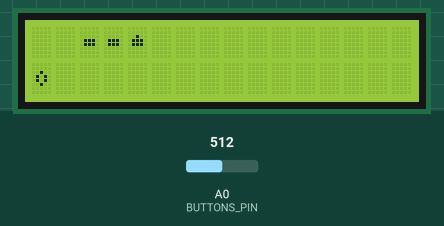
Recording of a sketch running on a simulated Arduino Uno, built with avr-gcc and run on an emulated ATmega328P. On the bench: 16×2 character LCD. The inputs (shaded band) are chosen by the test bench; at power-on: A0 (BUTTONS_PIN) = 512. Random numbers use the default seed unless the sketch sets one.

Above: at 1.5 s.
1.6 s: A0 (BUTTONS_PIN) set to 340
3.1 s: A0 (BUTTONS_PIN) set to 486
4.6 s: A0 (BUTTONS_PIN) set to 511
At 5.05 s:
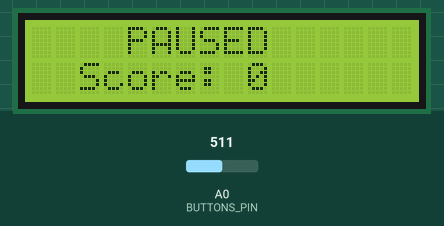
6.7 s: A0 (BUTTONS_PIN) set to 306
At 7.3 s:
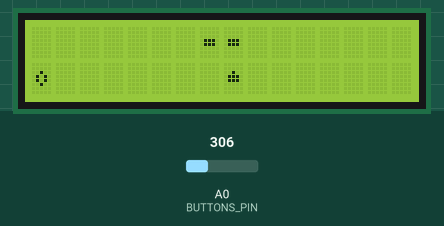
9.7 s: A0 (BUTTONS_PIN) set to 336
11.6 s: A0 (BUTTONS_PIN) set to 365
At 12.68 s:
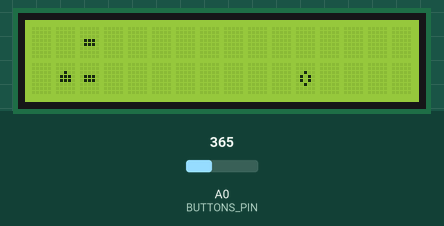
At 13.3 s:
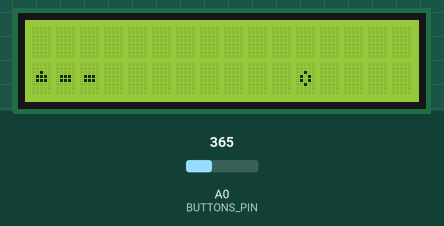
Timing chart, 0 to 14.8 s (numbered marks = the images above; inputs shaded):
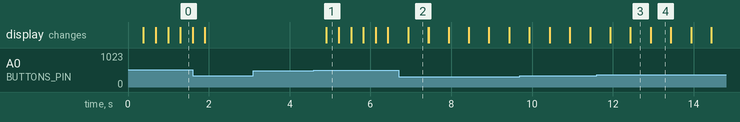

The sketch:

snake.ino
```cpp
/**
 * Snake Game for Arduino with LCD Keypad Shield
 *
 * Controls:
 * - UP: Move snake up
 * - DOWN: Move snake down
 * - LEFT: Move snake left
 * - RIGHT: Move snake right
 * - SELECT: Pause/Resume game
 */

 #include <LiquidCrystal.h>

 // Define LCD pins for the LCD Keypad Shield
 const int RS = 8, EN = 9, D4 = 4, D5 = 5, D6 = 6, D7 = 7;
 LiquidCrystal lcd(RS, EN, D4, D5, D6, D7);

 // Custom characters
 byte snakeBody[8] = {
   B00000,
   B00000,
   B00000,
   B01110,
   B01110,
   B00000,
   B00000,
   B00000
 };

 byte snakeHead[8] = {
   B00000,
   B00000,
   B00100,
   B01110,
   B01110,
   B00000,
   B00000,
   B00000
 };

 byte food[8] = {
   B00000,
   B00000,
   B00100,
   B01010,
   B01010,
   B00100,
   B00000,
   B00000
 };

 // Button read analog pin
 const int BUTTONS_PIN = A0;

 // Button values
 const int BTN_RIGHT_VAL = 0;
 const int BTN_UP_VAL = 100;
 const int BTN_DOWN_VAL = 255;
 const int BTN_LEFT_VAL = 400;
 const int BTN_SELECT_VAL = 640;
 const int BTN_NONE_VAL = 1023;

 // Game constants
 const int LCD_WIDTH = 16;
 const int LCD_HEIGHT = 2;
 const int MAX_SNAKE_LENGTH = 20;
 const unsigned long INITIAL_SPEED = 500; // milliseconds between moves
 const unsigned long MIN_SPEED = 150; // fastest speed

 // Game state
 enum Direction { UP, DOWN, LEFT, RIGHT, NONE };
 Direction currentDirection = NONE;
 Direction lastDirection = NONE;

 // Snake coordinates (max length = 20)
 int snakeX[MAX_SNAKE_LENGTH];
 int snakeY[MAX_SNAKE_LENGTH];
 int snakeLength;

 // Food coordinates
 int foodX;
 int foodY;

 // Game variables
 unsigned long lastMoveTime = 0;
 unsigned long moveDelay;
 int score;
 bool gameOver;
 bool gamePaused;

 void setup() {
   // Initialize LCD
   lcd.begin(LCD_WIDTH, LCD_HEIGHT);

   // Create custom characters
   lcd.createChar(0, snakeBody);
   lcd.createChar(1, snakeHead);
   lcd.createChar(2, food);

   // Initialize analog input for buttons
   pinMode(BUTTONS_PIN, INPUT);

   // Seed random number generator
   randomSeed(analogRead(A1));

   // Show welcome message
   showWelcomeScreen();
   waitForButtonPress();

   // Initialize game
   initializeGame();
 }

 void loop() {
   if (!gameOver && !gamePaused) {
     // Read button input
     readButtons();

     // Update game at specified intervals
     unsigned long currentTime = millis();
     if (currentTime - lastMoveTime >= moveDelay) {
       lastMoveTime = currentTime;
       updateGame();
     }
   } else if (gameOver) {
     // Wait for button press to restart
     if (readAnyButton()) {
       initializeGame();
     }
   } else if (gamePaused) {
     // Check for unpause (SELECT button)
     int button = getButton();
     if (button == BTN_SELECT_VAL) {
       gamePaused = false;
       delay(300); // Debounce
       drawGame();
     }
   }
 }

 void readButtons() {
   int button = getButton();

   // Handle direction buttons
   if (button == BTN_UP_VAL && lastDirection != DOWN) {
     currentDirection = UP;
   } else if (button == BTN_DOWN_VAL && lastDirection != UP) {
     currentDirection = DOWN;
   } else if (button == BTN_LEFT_VAL && lastDirection != RIGHT) {
     currentDirection = LEFT;
   } else if (button == BTN_RIGHT_VAL && lastDirection != LEFT) {
     currentDirection = RIGHT;
   } else if (button == BTN_SELECT_VAL) {
     gamePaused = true;
     lcd.clear();
     lcd.setCursor(4, 0);
     lcd.print("PAUSED");
     lcd.setCursor(2, 1);
     lcd.print("Score: ");
     lcd.print(score);
     delay(300); // Debounce
   }
 }

 int getButton() {
   int buttonValue = analogRead(BUTTONS_PIN);

   // Return approximate button value
   if (buttonValue < 50) return BTN_RIGHT_VAL;
   if (buttonValue < 150) return BTN_UP_VAL;
   if (buttonValue < 350) return BTN_DOWN_VAL;
   if (buttonValue < 500) return BTN_LEFT_VAL;
   if (buttonValue < 850) return BTN_SELECT_VAL;

   return BTN_NONE_VAL;
 }

 bool readAnyButton() {
   return getButton() != BTN_NONE_VAL;
 }

 void waitForButtonPress() {
   // Wait until a button is pressed
   while (!readAnyButton()) {
     delay(100);
   }
   delay(300); // Debounce
 }

 void showWelcomeScreen() {
   lcd.clear();
   lcd.setCursor(4, 0);
   lcd.print("SNAKE");
   lcd.setCursor(0, 1);
   lcd.print("Press any button");
 }

 void initializeGame() {
   // Reset game variables
   snakeLength = 3;
   score = 0;
   gameOver = false;
   gamePaused = false;
   moveDelay = INITIAL_SPEED;
   currentDirection = RIGHT;
   lastDirection = RIGHT;

   // Initialize snake position (start from left side)
   for (int i = 0; i < snakeLength; i++) {
     snakeX[i] = 2 - i;
     snakeY[i] = 0;
   }

   // Place initial food
   placeFood();

   // Draw initial state
   drawGame();
 }

 void placeFood() {
   bool validPosition;

   // Keep trying positions until we find one that's not on the snake
   do {
     validPosition = true;
     foodX = random(0, LCD_WIDTH);
     foodY = random(0, LCD_HEIGHT);

     // Check if food overlaps with the snake
     for (int i = 0; i < snakeLength; i++) {
       if (foodX == snakeX[i] && foodY == snakeY[i]) {
         validPosition = false;
         break;
       }
     }
   } while (!validPosition);
 }

 void updateGame() {
   // Save last direction
   lastDirection = currentDirection;

   // Calculate new head position
   int newHeadX = snakeX[0];
   int newHeadY = snakeY[0];

   // Update based on direction
   switch (currentDirection) {
     case UP:
       newHeadY--;
       break;
     case DOWN:
       newHeadY++;
       break;
     case LEFT:
       newHeadX--;
       break;
     case RIGHT:
       newHeadX++;
       break;
     case NONE:
       return;
   }

   // Check for wrap-around
   if (newHeadX < 0) newHeadX = LCD_WIDTH - 1;
   if (newHeadX >= LCD_WIDTH) newHeadX = 0;
   if (newHeadY < 0) newHeadY = LCD_HEIGHT - 1;
   if (newHeadY >= LCD_HEIGHT) newHeadY = 0;

   // Check for collision with self
   for (int i = 0; i < snakeLength; i++) {
     if (newHeadX == snakeX[i] && newHeadY == snakeY[i]) {
       gameOver = true;
       showGameOver();
       return;
     }
   }

   // Check for food collision
   bool ate = (newHeadX == foodX && newHeadY == foodY);

   // Move snake (shift all elements)
   if (!ate) {
     // Clear last segment position on screen
     lcd.setCursor(snakeX[snakeLength-1], snakeY[snakeLength-1]);
     lcd.print(" ");
   } else {
     // Increase length if food was eaten
     if (snakeLength < MAX_SNAKE_LENGTH) {
       snakeLength++;
     }
     score += 10;

     // Place new food
     placeFood();

     // Increase speed (decrease delay)
     moveDelay = max(MIN_SPEED, INITIAL_SPEED - (score / 10) * 20);
   }

   // Shift snake body positions
   for (int i = snakeLength - 1; i > 0; i--) {
     snakeX[i] = snakeX[i-1];
     snakeY[i] = snakeY[i-1];
   }

   // Set new head position
   snakeX[0] = newHeadX;
   snakeY[0] = newHeadY;

   // Update display
   drawGame();
 }

 void drawGame() {
   // Clear LCD (optional, can be more efficient by only updating changed positions)
   lcd.clear();

   // Draw snake
   for (int i = 0; i < snakeLength; i++) {
     lcd.setCursor(snakeX[i], snakeY[i]);
     if (i == 0) {
       // Draw head
       lcd.write(byte(1));
     } else {
       // Draw body
       lcd.write(byte(0));
     }
   }

   // Draw food
   lcd.setCursor(foodX, foodY);
   lcd.write(byte(2));
 }

 void showGameOver() {
   lcd.clear();
   lcd.setCursor(3, 0);
   lcd.print("GAME OVER");
   lcd.setCursor(0, 1);
   lcd.print("Score: ");
   lcd.print(score);
 }
```

Measured:
- the behaviour switches between 349 and 350 on A0 (BUTTONS_PIN) (found by bisection; images 2 and 3)
- after the input at 3.1 s, every drawn part: stays the same
- after the input at 4.6 s, the display: changes after 0.31 s (image 1)
- what the display in image 2 shows lasts 0.5 s, from 6.9 s to 7.4 s
